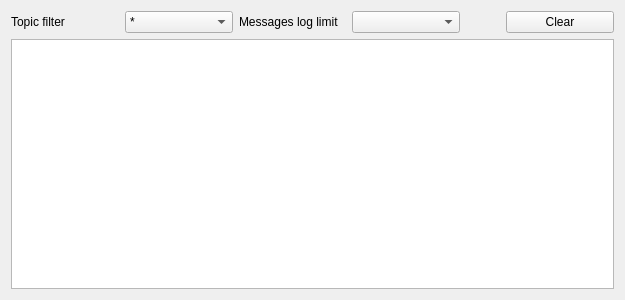
<?xml version="1.0" encoding="UTF-8"?>
<ui version="4.0">
 <class>PubSubSniffer</class>
 <widget class="QWidget" name="PubSubSniffer">
  <property name="geometry">
   <rect>
    <x>0</x>
    <y>0</y>
    <width>625</width>
    <height>300</height>
   </rect>
  </property>
  <property name="windowTitle">
   <string>Form</string>
  </property>
  <layout class="QVBoxLayout" name="verticalLayout_2">
   <item>
    <layout class="QVBoxLayout" name="verticalLayout">
     <item>
      <layout class="QHBoxLayout" name="horizontalLayout">
       <item>
        <widget class="QLabel" name="label_2">
         <property name="toolTip">
          <string>&lt;html&gt;&lt;head/&gt;&lt;body&gt;&lt;p&gt;Name of a pubsub topic to filter (* shows all topics)&lt;/p&gt;&lt;/body&gt;&lt;/html&gt;</string>
         </property>
         <property name="text">
          <string>Topic filter</string>
         </property>
        </widget>
       </item>
       <item>
        <widget class="QComboBox" name="topicFilter">
         <item>
          <property name="text">
           <string>*</string>
          </property>
         </item>
        </widget>
       </item>
       <item>
        <widget class="QLabel" name="label">
         <property name="toolTip">
          <string>&lt;html&gt;&lt;head/&gt;&lt;body&gt;&lt;p&gt;Maximum messages count to keep in the log&lt;/p&gt;&lt;/body&gt;&lt;/html&gt;</string>
         </property>
         <property name="text">
          <string>Messages log limit</string>
         </property>
        </widget>
       </item>
       <item>
        <widget class="QComboBox" name="maxKeepMessages">
         <property name="maximumSize">
          <size>
           <width>150</width>
           <height>16777215</height>
          </size>
         </property>
        </widget>
       </item>
       <item>
        <spacer name="horizontalSpacer">
         <property name="orientation">
          <enum>Qt::Horizontal</enum>
         </property>
         <property name="sizeType">
          <enum>QSizePolicy::Maximum</enum>
         </property>
         <property name="sizeHint" stdset="0">
          <size>
           <width>40</width>
           <height>20</height>
          </size>
         </property>
        </spacer>
       </item>
       <item>
        <widget class="QPushButton" name="clearButton">
         <property name="text">
          <string>Clear</string>
         </property>
        </widget>
       </item>
      </layout>
     </item>
     <item>
      <widget class="QTableWidget" name="tableWidgetMsgs"/>
     </item>
    </layout>
   </item>
  </layout>
 </widget>
 <resources/>
 <connections/>
</ui>
